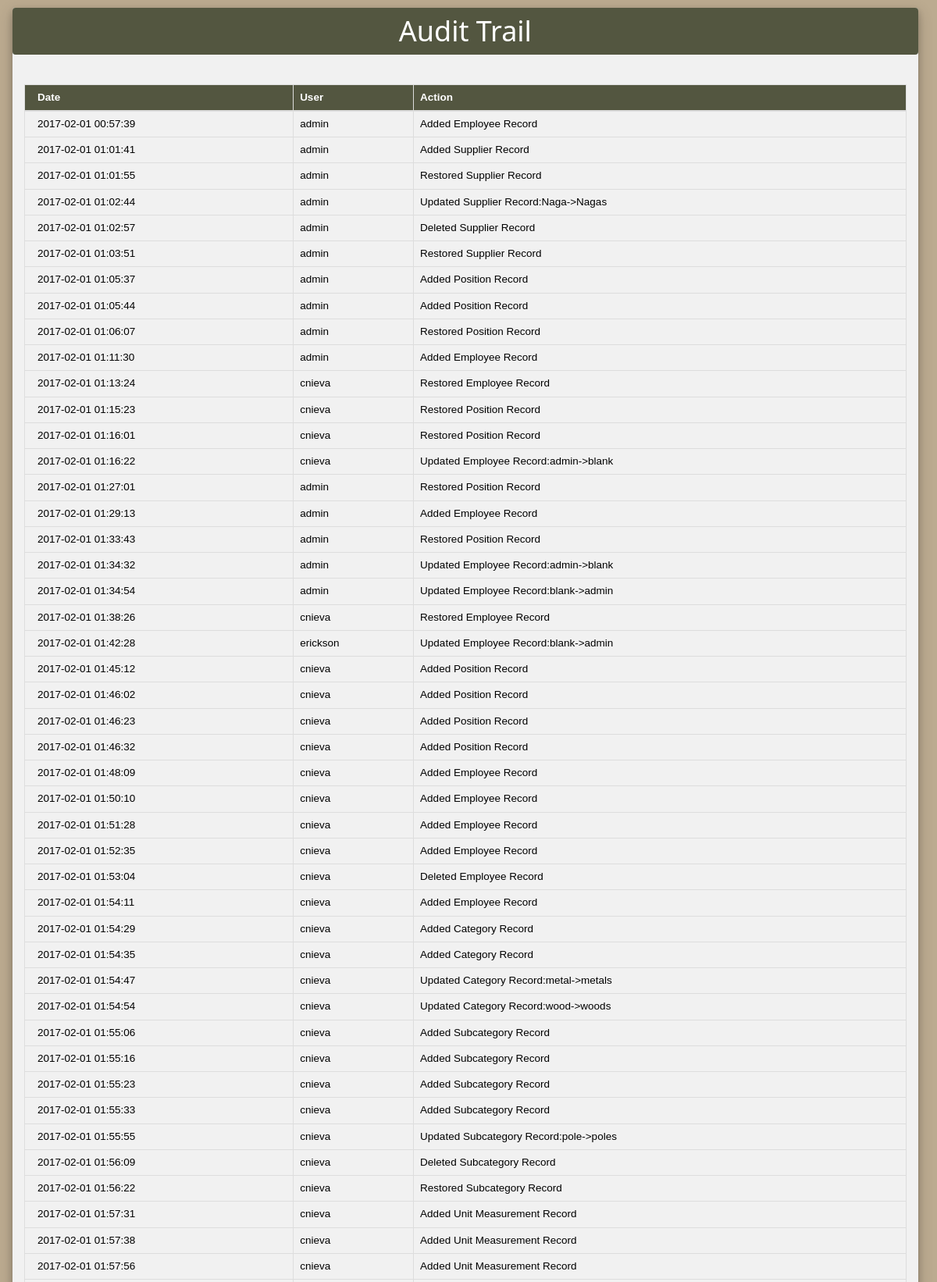
The page /audit_trail.php (signed in, upper part) on the database its author committed.
### tables this page shows
CREATE TABLE `audit_trail` (
  `date` timestamp NOT NULL DEFAULT CURRENT_TIMESTAMP ON UPDATE CURRENT_TIMESTAMP,
  `user` varchar(100) NOT NULL,
  `action` varchar(100) NOT NULL
);

### audit_trail.php (the view, shortened to what this page needs)
<!DOCTYPE html>
<html>
<head>
<link rel="stylesheet" href="bootstrap/css/bootstrap.min.css">
<link rel="stylesheet" href="w3.css">
<link rel="stylesheet" href="font-awesome-4.6.3/css/font-awesome.min.css">
  <link rel="stylesheet" href="http://localhost/xampp/capstone/DataTables/css/jquery.dataTables.min.css">
</head>
<form action="" method="post" name="frm" id="frm">
<div class="w3-row">
<div class="w3-col w3-container m6 l8">
<div class="w3-card-4 w3-center w3-light-grey w3-round" style="width:151%; margin-top: 10px; ">
<header class="w3-container w3-camo-dark-green w3-round">
  <h1>Audit Trail</h1>
</header>
<br>
<?php
$servername = "localhost";
$username = "root";
$password = "";
$dbname = "projectmonitoring";
$conn = new mysqli($servername, $username, $password, $dbname);
echo'
<div class="container" style="width:100%; margin-left: 0px; margin-top: -75px;">
    <br> <br> <br> <br>
  <table class="dt-responsive table-bordered w3-table w3-bordered w3-striped w3-border w3-hoverable" id="tableko1" name="tableko1" style="font-size: 0.9em;">
    <thead>
      <tr class="w3-camo-dark-green">
        <th>Date</th>
        <th>User</th>
        <th>Action</th>
      </tr>
    </thead>
    <tbody>
     ';
      $sql = "SELECT * FROM audit_trail";
      $result = $conn->query($sql);
    while($row = $result->fetch_assoc())
      {
         $date=$row['date'];
        $user=$row['user'];
        $action=$row['action'];
      echo'<tr>';
        echo'<td>'.$date.'</td>';
        echo'<td>'.$user.'</td>';
        echo'<td>'.$action.'</td>';
        ?>
        <?php
        }
      echo'</tr>';
     echo'
    </tbody>
  </table>
  <br></br>';
?>
<br>

### w3.css (style rules this page uses)
* { -webkit-box-sizing:border-box;-moz-box-sizing:border-box;box-sizing:border-box }
html { -ms-text-size-adjust:100%;-webkit-text-size-adjust:100% }
article,aside,details,figcaption,figure,footer,header,hgroup,main,menu,nav,section,summary { display:block }
html,body { font-family:Verdana,sans-serif;font-size:15px;line-height:1.5 }
html { overflow-x:hidden }
h1,h2,h3,h4,h5,h6,.w3-slim,.w3-wide { font-family:"Segoe UI",Arial,sans-serif }
h1 { font-size:36px }
h1,h2,h3,h4,h5,h6 { font-weight:400;margin:10px 0 }
table { border-collapse:collapse;border-spacing:0;width:100%;display:table }
table,th,td { border:none }
.w3-bordered tr,.w3-table-all tr { border-bottom:1px solid #ddd }
.w3-striped tbody tr:nth-child(even) { background-color:#f1f1f1 }
.w3-table td,.w3-table th,.w3-table-all td,.w3-table-all th { padding:6px 8px;display:table-cell;text-align:left;vertical-align:top }
.w3-table th:first-child,.w3-table td:first-child,.w3-table-all th:first-child,.w3-table-all td:first-child { padding-left:16px }
.w3-btn,.w3-btn-floating,.w3-dropnav a,.w3-btn-floating-large,.w3-btn-block,.w3-hover-shadow,.w3-hover-opacity, .w3-navbar a,.w3-sidenav a,.w3-pagination li a,.w3-hoverable tbody tr,.w3-hoverable li,.w3-accordion-content a,.w3-dropdown-content a,.w3-dropdown-click:hover,.w3-dropdown-hover:hover,.w3-opennav,.w3-closenav,.w3-closebtn, .w3-hover-amber,.w3-hover-aqua,.w3-hover-blue,.w3-hover-light-blue,.w3-hover-brown,.w3-hover-cyan,.w3-hover-blue-grey,.w3-hover-green,.w3-hover-light-green,.w3-hover-indigo,.w3-hover-khaki,.w3-hover-lime,.w3-hover-orange,.w3-hover-deep-orange,.w3-hover-pink, .w3-hover-purple,.w3-hover-deep-purple,.w3-hover-red,.w3-hover-sand,.w3-hover-teal,.w3-hover-yellow,.w3-hover-white,.w3-hover-black,.w3-hover-grey,.w3-hover-light-grey,.w3-hover-dark-grey,.w3-hover-text-amber,.w3-hover-text-aqua,.w3-hover-text-blue,.w3-hover-text-light-blue, .w3-hover-text-brown,.w3-hover-text-cyan,.w3-hover-text-blue-grey,.w3-hover-text-green,.w3-hover-text-light-green,.w3-hover-text-indigo,.w3-hover-text-khaki,.w3-hover-text-lime,.w3-hover-text-orange,.w3-hover-text-deep-orange,.w3-hover-text-pink,.w3-hover-text-purple, .w3-hover-text-deep-purple,.w3-hover-text-red,.w3-hover-text-sand,.w3-hover-text-teal,.w3-hover-text-yellow,.w3-hover-text-white,.w3-hover-text-black,.w3-hover-text-grey,.w3-hover-text-light-grey,.w3-hover-text-dark-grey { -webkit-transition:background-color .3s,color .15s,box-shadow .3s,opacity 0.3s;transition:background-color .3s,color .15s,box-shadow .3s,opacity 0.3s }
.w3-container:after,.w3-row:after,.w3-row-padding:after,.w3-topnav:after,.w3-clear:after,.w3-btn-group:before,.w3-btn-group:after,.w3-btn-bar:before,.w3-btn-bar:after { content:"";display:table;clear:both }
.w3-col,.w3-half,.w3-third,.w3-twothird,.w3-threequarter,.w3-quarter { float:left;width:100% }
@media only screen and (min-width:601px) { .w3-col.m6,.w3-half { width:49.99999% } }
@media only screen and (min-width:993px) { .w3-col.l8,.w3-twothird { width:66.66666% } }
.w3-center { text-align:center!important }
.w3-round,.w3-round-medium { border-radius:4px!important }
.w3-border { border:1px solid #ccc!important }
.w3-container { padding:0.01em 16px }
.w3-card-4,.w3-hover-shadow:hover { box-shadow:0 4px 8px 0 rgba(0,0,0,0.2),0 6px 20px 0 rgba(0,0,0,0.19)!important }
.w3-light-grey,.w3-hover-light-grey:hover { color:#000!important;background-color:#f1f1f1!important }

### audit_trail.php (style rules this page uses)
.w3-camo-dark-green { color:#fff;background-color:#535640 }

### rows shown on the page
audit_trail: date "2017-02-01 00:57:39", user "admin", action "Added Employee Record"
audit_trail: date "2017-02-01 01:01:41", user "admin", action "Added Supplier Record"
audit_trail: date "2017-02-01 01:01:55", user "admin", action "Restored Supplier Record"
audit_trail: date "2017-02-01 01:02:44", user "admin", action "Updated Supplier Record:Naga->Nagas"
audit_trail: date "2017-02-01 01:02:57", user "admin", action "Deleted Supplier Record"
audit_trail: date "2017-02-01 01:03:51", user "admin", action "Restored Supplier Record"
audit_trail: date "2017-02-01 01:05:37", user "admin", action "Added Position Record"
audit_trail: date "2017-02-01 01:05:44", user "admin", action "Added Position Record"
audit_trail: date "2017-02-01 01:06:07", user "admin", action "Restored Position Record"
audit_trail: date "2017-02-01 01:11:30", user "admin", action "Added Employee Record"
audit_trail: date "2017-02-01 01:13:24", user "cnieva", action "Restored Employee Record"
audit_trail: date "2017-02-01 01:15:23", user "cnieva", action "Restored Position Record"
audit_trail: date "2017-02-01 01:16:01", user "cnieva", action "Restored Position Record"
audit_trail: date "2017-02-01 01:16:22", user "cnieva", action "Updated Employee Record:admin->blank"
audit_trail: date "2017-02-01 01:27:01", user "admin", action "Restored Position Record"
audit_trail: date "2017-02-01 01:29:13", user "admin", action "Added Employee Record"
audit_trail: date "2017-02-01 01:33:43", user "admin", action "Restored Position Record"
audit_trail: date "2017-02-01 01:34:32", user "admin", action "Updated Employee Record:admin->blank"
audit_trail: date "2017-02-01 01:34:54", user "admin", action "Updated Employee Record:blank->admin"
audit_trail: date "2017-02-01 01:38:26", user "cnieva", action "Restored Employee Record"
audit_trail: date "2017-02-01 01:42:28", user "erickson", action "Updated Employee Record:blank->admin"
audit_trail: date "2017-02-01 01:45:12", user "cnieva", action "Added Position Record"
audit_trail: date "2017-02-01 01:46:02", user "cnieva", action "Added Position Record"
audit_trail: date "2017-02-01 01:46:23", user "cnieva", action "Added Position Record"
audit_trail: date "2017-02-01 01:46:32", user "cnieva", action "Added Position Record"
audit_trail: date "2017-02-01 01:48:09", user "cnieva", action "Added Employee Record"
audit_trail: date "2017-02-01 01:50:10", user "cnieva", action "Added Employee Record"
audit_trail: date "2017-02-01 01:51:28", user "cnieva", action "Added Employee Record"
audit_trail: date "2017-02-01 01:52:35", user "cnieva", action "Added Employee Record"
audit_trail: date "2017-02-01 01:53:04", user "cnieva", action "Deleted Employee Record"
audit_trail: date "2017-02-01 01:54:11", user "cnieva", action "Added Employee Record"
audit_trail: date "2017-02-01 01:54:29", user "cnieva", action "Added Category Record"
audit_trail: date "2017-02-01 01:54:35", user "cnieva", action "Added Category Record"
audit_trail: date "2017-02-01 01:54:47", user "cnieva", action "Updated Category Record:metal->metals"
audit_trail: date "2017-02-01 01:54:54", user "cnieva", action "Updated Category Record:wood->woods"
audit_trail: date "2017-02-01 01:55:06", user "cnieva", action "Added Subcategory Record"
audit_trail: date "2017-02-01 01:55:16", user "cnieva", action "Added Subcategory Record"
audit_trail: date "2017-02-01 01:55:23", user "cnieva", action "Added Subcategory Record"
audit_trail: date "2017-02-01 01:55:33", user "cnieva", action "Added Subcategory Record"
audit_trail: date "2017-02-01 01:55:55", user "cnieva", action "Updated Subcategory Record:pole->poles"
audit_trail: date "2017-02-01 01:56:09", user "cnieva", action "Deleted Subcategory Record"
audit_trail: date "2017-02-01 01:56:22", user "cnieva", action "Restored Subcategory Record"
audit_trail: date "2017-02-01 01:57:31", user "cnieva", action "Added Unit Measurement Record"
audit_trail: date "2017-02-01 01:57:38", user "cnieva", action "Added Unit Measurement Record"
audit_trail: date "2017-02-01 01:57:56", user "cnieva", action "Added Unit Measurement Record"
